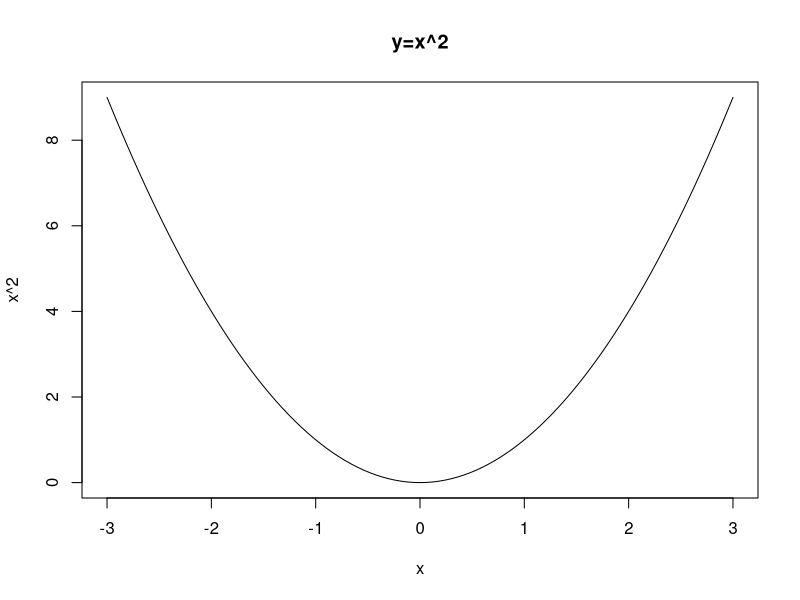
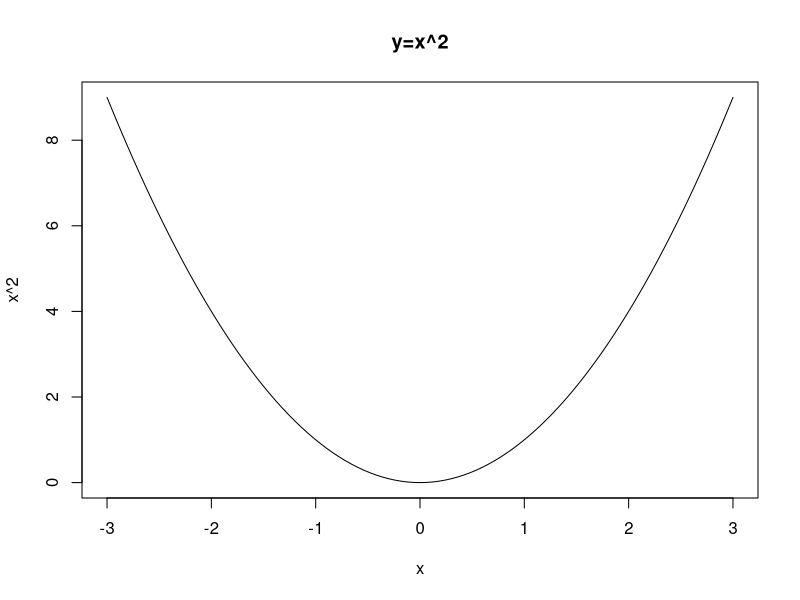

The R source for these figures, in order:
# pngで保存
png('img/graph.png')
curve(x^2,-3,3,main='y=x^2')
dev.off()
# epsで保存
postscript('img/graph.eps',paper='special',width=4,height=4,horizontal=FALSE)
curve(x^2,-3,3,main='y=x^2')
dev.off()
